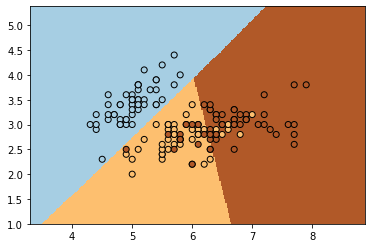

This chart was generated by the following Python code:
# -*- coding: utf-8 -*-
from  sklearn.datasets import load_iris
from sklearn.linear_model import LogisticRegression
import numpy as np
import matplotlib.pyplot as plt

dataset=load_iris()
data=dataset.data[:,0:2]
target=dataset.target
x_data=data[:,0]
y_data=data[:,1]

classifier=LogisticRegression(C=1e5,solver='lbfgs',multi_class='multinomial')
classifier.fit(data,target)

x_min,x_max=x_data.min()-1,x_data.max()+1
y_min,y_max=y_data.min()-1,y_data.max()+1
h=0.02
xx,yy=np.meshgrid(np.arange(x_min,x_max,h),np.arange(y_min,y_max,h))
zz=classifier.predict(np.c_[xx.ravel(),yy.ravel()]).reshape(xx.shape)

plt.pcolormesh(xx,yy,zz,cmap=plt.cm.Paired)
plt.scatter(x_data,y_data,c=target, cmap=plt.cm.Paired,edgecolor='k')
